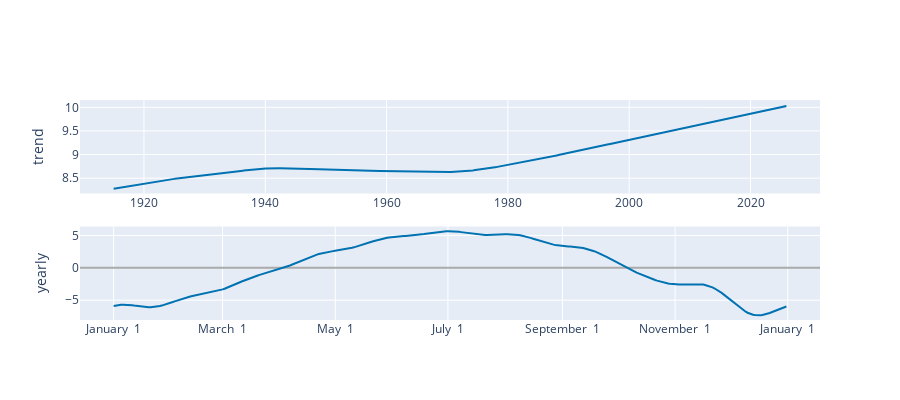

The code cell stored with this chart in its notebook:
### Code cell
plot_components_plotly(model, forecast)

### Figure 1 — Plotly figure (JSON) as saved in the notebook; plotly's stock layout.template omitted (floating-point values rounded to 4 significant figures; data arrays with more than 128 entries replaced by an {"elided": "..."} marker saying what was removed)
{"data": [{"line": {"color": "#0072B2", "width": 2}, "mode": "lines", "name": "trend", "type": "scatter", "x": {"elided": "4862 str values"}, "xaxis": "x", "y": {"elided": "4862 float values"}, "yaxis": "y"}, {"line": {"color": "rgba(0, 114, 178, 0.2)", "width": 0}, "mode": "lines", "name": "trend_upper", "type": "scatter", "x": {"elided": "4862 str values"}, "xaxis": "x", "y": {"elided": "4862 float values"}, "yaxis": "y"}, {"fill": "tonexty", "fillcolor": "rgba(0, 114, 178, 0.2)", "line": {"color": "rgba(0, 114, 178, 0.2)", "width": 0}, "mode": "lines", "name": "trend_lower", "type": "scatter", "x": {"elided": "4862 str values"}, "xaxis": "x", "y": {"elided": "4862 float values"}, "yaxis": "y"}, {"line": {"color": "#0072B2", "width": 2}, "mode": "lines", "name": "yearly", "type": "scatter", "x": {"elided": "365 str values"}, "xaxis": "x2", "y": {"elided": "365 float values"}, "yaxis": "y2"}], "layout": {"height": 400, "showlegend": false, "width": 900, "xaxis": {"anchor": "y", "domain": [0, 1], "range": ["1909-06-15T13:12:00", "2031-06-15T10:48:00"], "type": "date"}, "xaxis2": {"anchor": "y2", "domain": [0, 1], "range": ["2016-12-13T18:54:02.958904115", "2018-01-18T11:04:57.863013581"], "tickformat": "%B %e", "type": "date"}, "yaxis": {"anchor": "x", "domain": [0.575, 1], "rangemode": "normal", "title": {"text": "trend"}, "zerolinecolor": "#AAA"}, "yaxis2": {"anchor": "x2", "domain": [0, 0.425], "title": {"text": "yearly"}, "zerolinecolor": "#AAA"}}}
